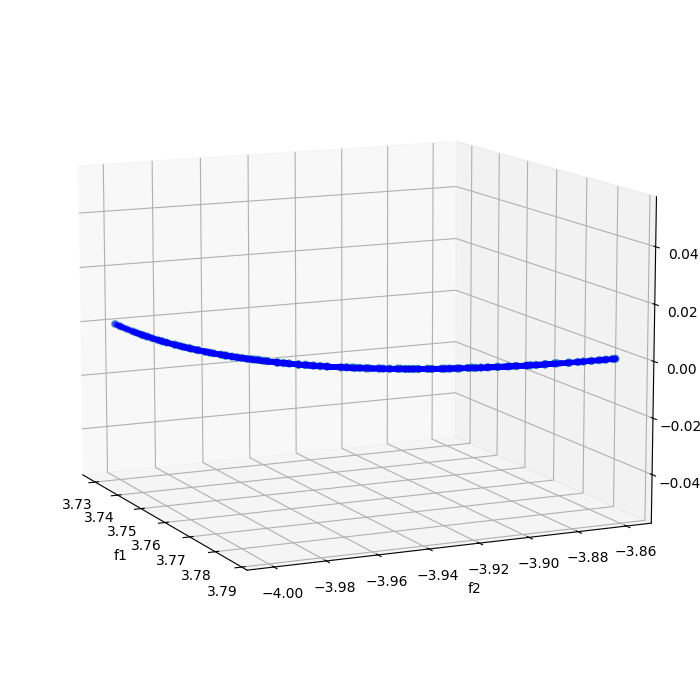

Source code (Python):
#    This file is part of DEAP.
#
#    DEAP is free software: you can redistribute it and/or modify
#    it under the terms of the GNU Lesser General Public License as
#    published by the Free Software Foundation, either version 3 of
#    the License, or (at your option) any later version.
#
#    DEAP is distributed in the hope that it will be useful,
#    but WITHOUT ANY WARRANTY; without even the implied warranty of
#    MERCHANTABILITY or FITNESS FOR A PARTICULAR PURPOSE. See the
#    GNU Lesser General Public License for more details.
#
#    You should have received a copy of the GNU Lesser General Public
#    License along with DEAP. If not, see <http://www.gnu.org/licenses/>.

import array
import random
import json

import numpy

from math import sqrt

from deap import algorithms
from deap import base
from deap import benchmarks
from deap.benchmarks.tools import diversity, convergence, hypervolume
from deap import creator
from deap import tools

import matplotlib.pyplot as plt
import mpl_toolkits.mplot3d as Axes3d

import math

def eval(individual):
    print(individual)
    x1, x2 = individual
    z1 = math.sqrt(x1 * x1 + x2 * x2)
    z2 = math.sqrt((x1 - 1) * (x1 - 1) + (x2 + 1) * (x2 + 1))
    if z1 == 0:
        t1 = 4
    else:
        t1 = math.sin(4 * z1) / z1
    if z2 == 0:
        t2 = 2.5
    else:
        t2 = math.sin(2.5 * z2) / z2
    
    f1 = t1 + t2
    
    if z1 == 0:
        f2 = 1 - 5
    else:
        f2 = 1 - math.sin(5 * z1) / z1
    return f1,f2

creator.create("FitnessMaxMin", base.Fitness, weights=(1.0, -1.0))
creator.create("Individual", array.array, typecode='d', fitness=creator.FitnessMaxMin)

toolbox = base.Toolbox()

# Problem definition
# Functions zdt1, zdt2, zdt3, zdt6 have bounds [0, 1]
BOUND_LOW, BOUND_UP = -1.0, 1.0

# Functions zdt4 has bounds x1 = [0, 1], xn = [-5, 5], with n = 2, ..., 10
# BOUND_LOW, BOUND_UP = [0.0] + [-5.0]*9, [1.0] + [5.0]*9

# Functions zdt1, zdt2, zdt3 have 30 dimensions, zdt4 and zdt6 have 10
NDIM = 2

def uniform(low, up, size=None):
    try:
        return [random.uniform(a, b) for a, b in zip(low, up)]
    except TypeError:
        return [random.uniform(a, b) for a, b in zip([low] * size, [up] * size)]

toolbox.register("attr_float", uniform, BOUND_LOW, BOUND_UP, NDIM)
toolbox.register("individual", tools.initIterate, creator.Individual, toolbox.attr_float)
toolbox.register("population", tools.initRepeat, list, toolbox.individual)

toolbox.register("evaluate", eval)
toolbox.register("mate", tools.cxSimulatedBinaryBounded, low=BOUND_LOW, up=BOUND_UP, eta=20.0)
toolbox.register("mutate", tools.mutPolynomialBounded, low=BOUND_LOW, up=BOUND_UP, eta=20.0, indpb=1.0/NDIM)
toolbox.register("select", tools.selNSGA2)

def main(seed=None):
    pareto = tools.ParetoFront()
    
    random.seed(seed)

    NGEN = 250
    MU = 100
    CXPB = 0.9

    stats = tools.Statistics(lambda ind: ind.fitness.values)
    # stats.register("avg", numpy.mean, axis=0)
    # stats.register("std", numpy.std, axis=0)
    stats.register("min", numpy.min, axis=0)
    stats.register("max", numpy.max, axis=0)
    
    logbook = tools.Logbook()
    logbook.header = "gen", "evals", "std", "min", "avg", "max"
    
    pop = toolbox.population(n=MU)

    # Evaluate the individuals with an invalid fitness
    invalid_ind = [ind for ind in pop if not ind.fitness.valid]
    fitnesses = toolbox.map(toolbox.evaluate, invalid_ind)
    for ind, fit in zip(invalid_ind, fitnesses):
        ind.fitness.values = fit

    # This is just to assign the crowding distance to the individuals
    # no actual selection is done
    pop = toolbox.select(pop, len(pop))
    
    record = stats.compile(pop)
    logbook.record(gen=0, evals=len(invalid_ind), **record)
    print(logbook.stream)
    # Update the Pareto front
    pareto.update(pop)

    # Begin the generational process
    for gen in range(1, NGEN):
        # Vary the population
        offspring = tools.selTournamentDCD(pop, len(pop))
        offspring = [toolbox.clone(ind) for ind in offspring]
        
        for ind1, ind2 in zip(offspring[::2], offspring[1::2]):
            if random.random() <= CXPB:
                toolbox.mate(ind1, ind2)
            
            toolbox.mutate(ind1)
            toolbox.mutate(ind2)
            del ind1.fitness.values, ind2.fitness.values
        
        # Evaluate the individuals with an invalid fitness
        invalid_ind = [ind for ind in offspring if not ind.fitness.valid]
        fitnesses = toolbox.map(toolbox.evaluate, invalid_ind)
        for ind, fit in zip(invalid_ind, fitnesses):
            ind.fitness.values = fit

        # Select the next generation population
        pop = toolbox.select(pop + offspring, MU)
        record = stats.compile(pop)
        logbook.record(gen=gen, evals=len(invalid_ind), **record)
        print(logbook.stream)
        
        # Update the Pareto front
        pareto.update(pop)
        
        if gen == 249:
            # Plot the population in the objective space and the Pareto front
            fig = plt.figure(figsize=(7, 7))
            ax = fig.add_subplot(111, projection="3d")
            p = numpy.array([ind.fitness.values for ind in pop])
            ax.scatter(p[:, 0], p[:, 1], marker="o", s=24)
            ax.view_init(elev=11, azim=-25)
            ax.autoscale(tight=True)
            plt.tight_layout()
            plt.savefig(f"Lab11-Rui/nsga2_gen_{gen}.png")

    print("Final population hypervolume is %f" % hypervolume(pop, [11.0, 11.0]))

    return pop, logbook, pareto
        
if __name__ == "__main__":
    # with open("pareto_front/zdt1_front.json") as optimal_front_data:
    #     optimal_front = json.load(optimal_front_data)
    # Use 500 of the 1000 points in the json file
    # optimal_front = sorted(optimal_front[i] for i in range(0, len(optimal_front), 2))
    
    pop, stats, pareto = main()
    # pop.sort(key=lambda x: x.fitness.values)
    
    # print(stats)
    
    # print("Convergence: ", convergence(pop, optimal_front))
    # print("Diversity: ", diversity(pop, optimal_front[0], optimal_front[-1]))
    
    import matplotlib.pyplot as plt
    import numpy as np
    
    #final pareto_front 
    
    front = np.array([ind.fitness.values for ind in pareto])
    plt.scatter(front[:,0], front[:,1], c="b", s=10)
    plt.axis("tight")
    plt.xlabel("f1")
    plt.ylabel("f2")
    plt.savefig("Lab11-Rui/nsga2.png")

